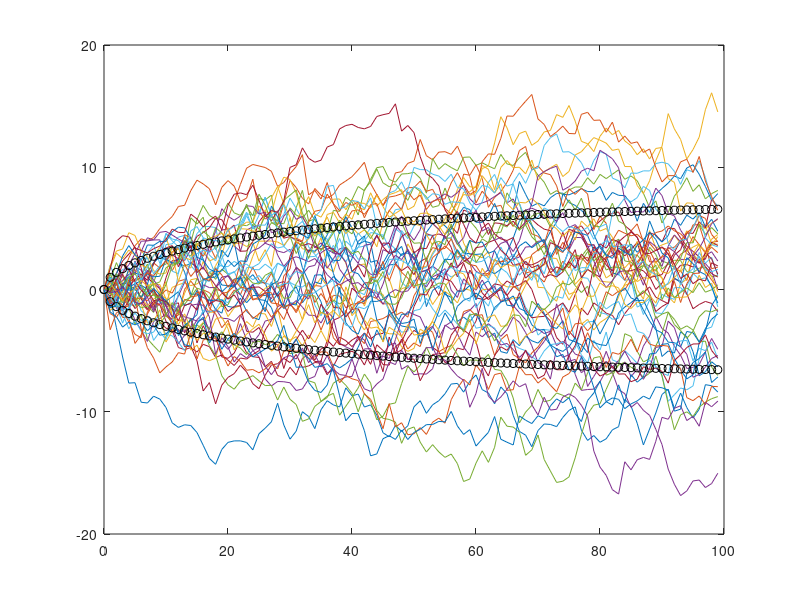
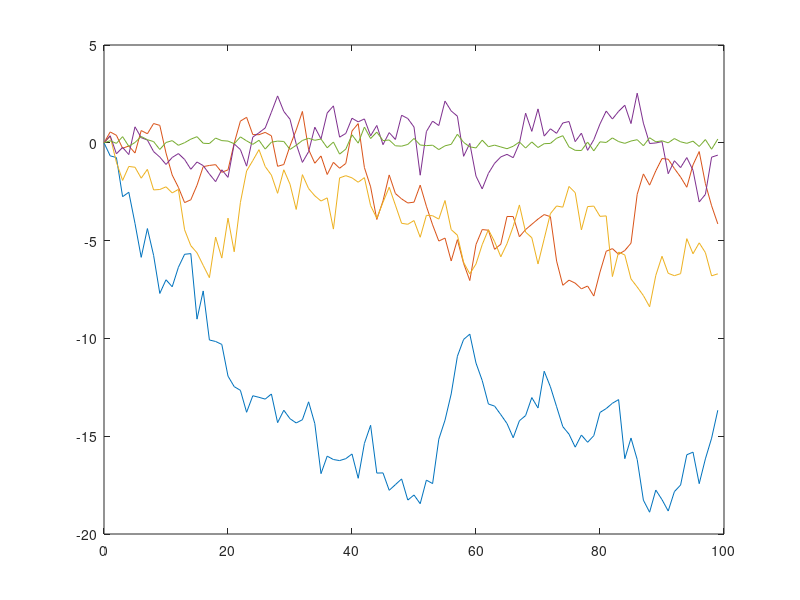

MATLAB code for these plots, in order:
%% Signal Processing
% Lab 03

% Exercise 2

close all, clear all,clc;


%% Step 1
N = 100;

MAX_REPS = 50;

Ts = 1;
beta = 0.01;

n = [0:1:N-1];

for rep=1:MAX_REPS
DV = random ('norm', 0, (1/(2*beta)*(1-exp(-2*beta*Ts)))^(1/2), 1, N); 

V = zeros(1,N);
V(1) = 0;
    
    for i=2:N
        V(i) = V(i-1)*exp(-beta*Ts) + DV(i);
    end

    plot (n, V);
    hold on;
end

sigma_V = sqrt(1/(2*beta) * (1-exp(-2*beta*n)));
% figure;
plot (n, sigma_V,'ko');
plot (n, -sigma_V, 'ko');

%% Step 2
N = 100;

MAX_REPS = 5;

Ts = 1;
b1 = -5;
b2 = 1;
betas = logspace(b1,b2,5);

n = [0:1:N-1];
figure
for rep=1:MAX_REPS
DV = random ('norm', 0, (1/(2*betas(rep))*(1-exp(-2*betas(rep)*Ts)))^(1/2), 1, N); 

V = zeros(1,N);
V(1) = 0;
    
    for i=2:N
        V(i) = V(i-1)*exp(-betas(rep)*Ts) + DV(i);
    end

    plot (n, V);
    hold on;
end
return
sigma_V = sqrt(1/(2*beta) * (1-exp(-2*beta*n)));
% figure;
plot (n, sigma_V,'ko');
plot (n, -sigma_V, 'ko');
